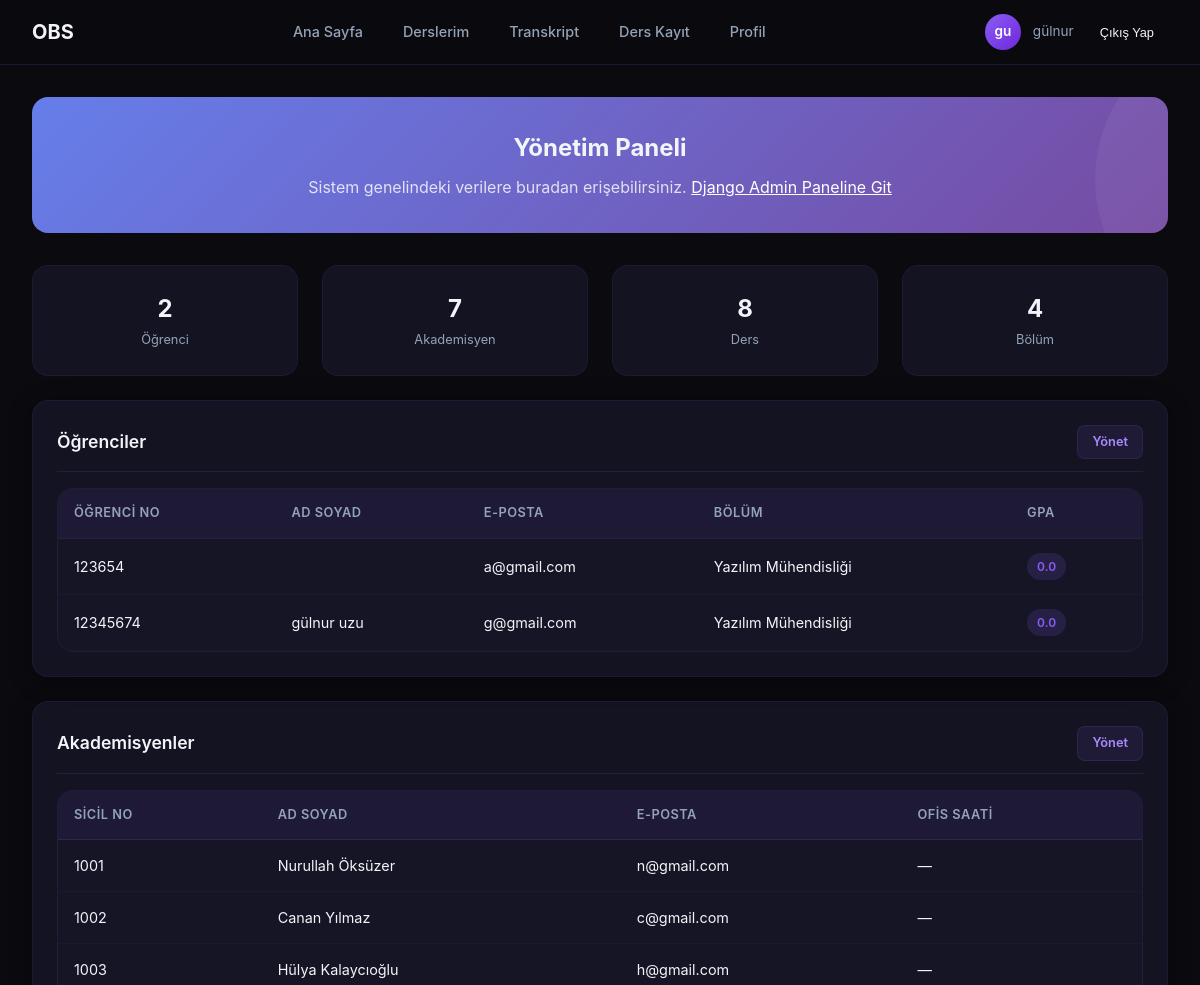
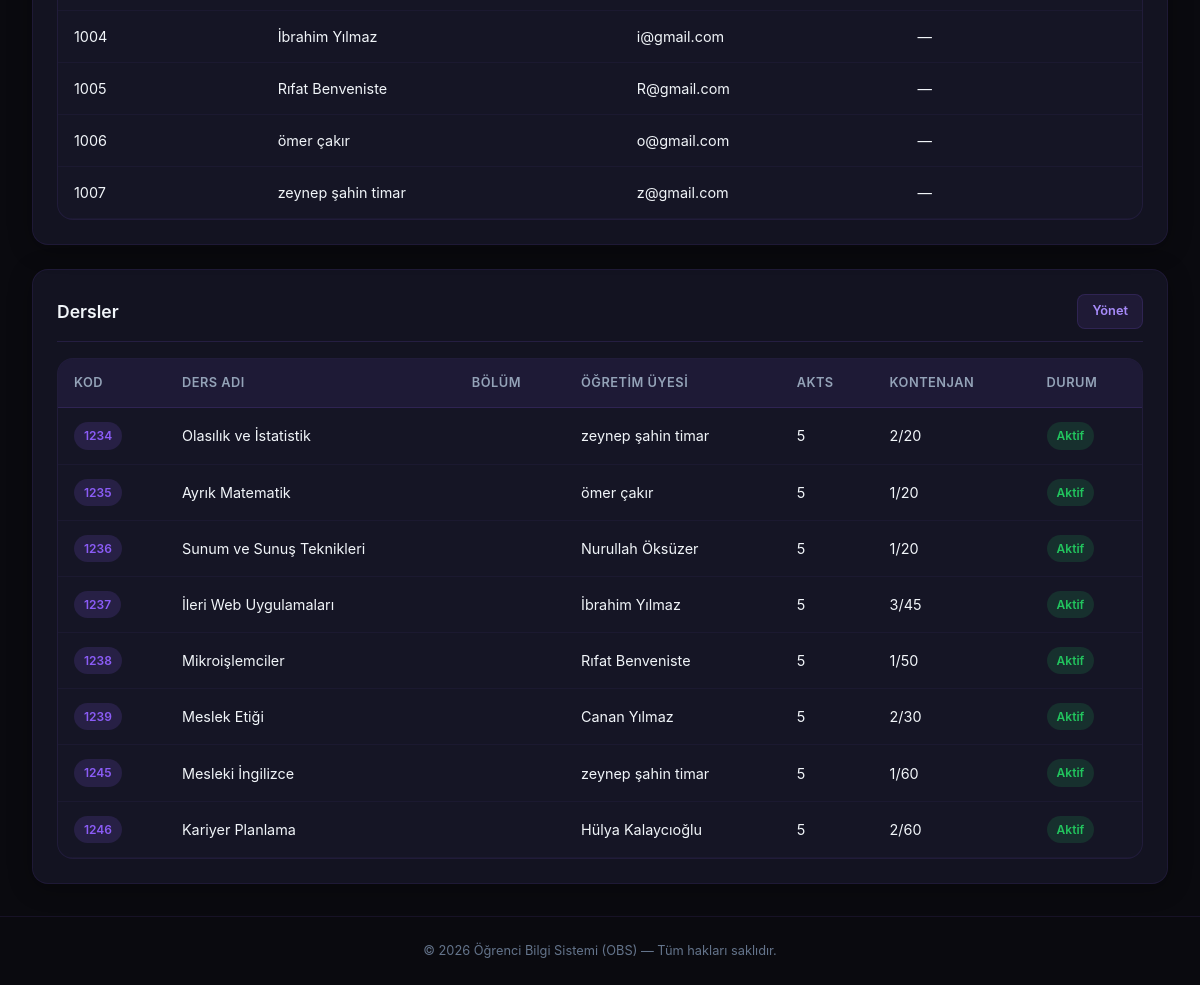
Page /yonetim/ (signed in) on the earlier database version (2 pictures, top to bottom).
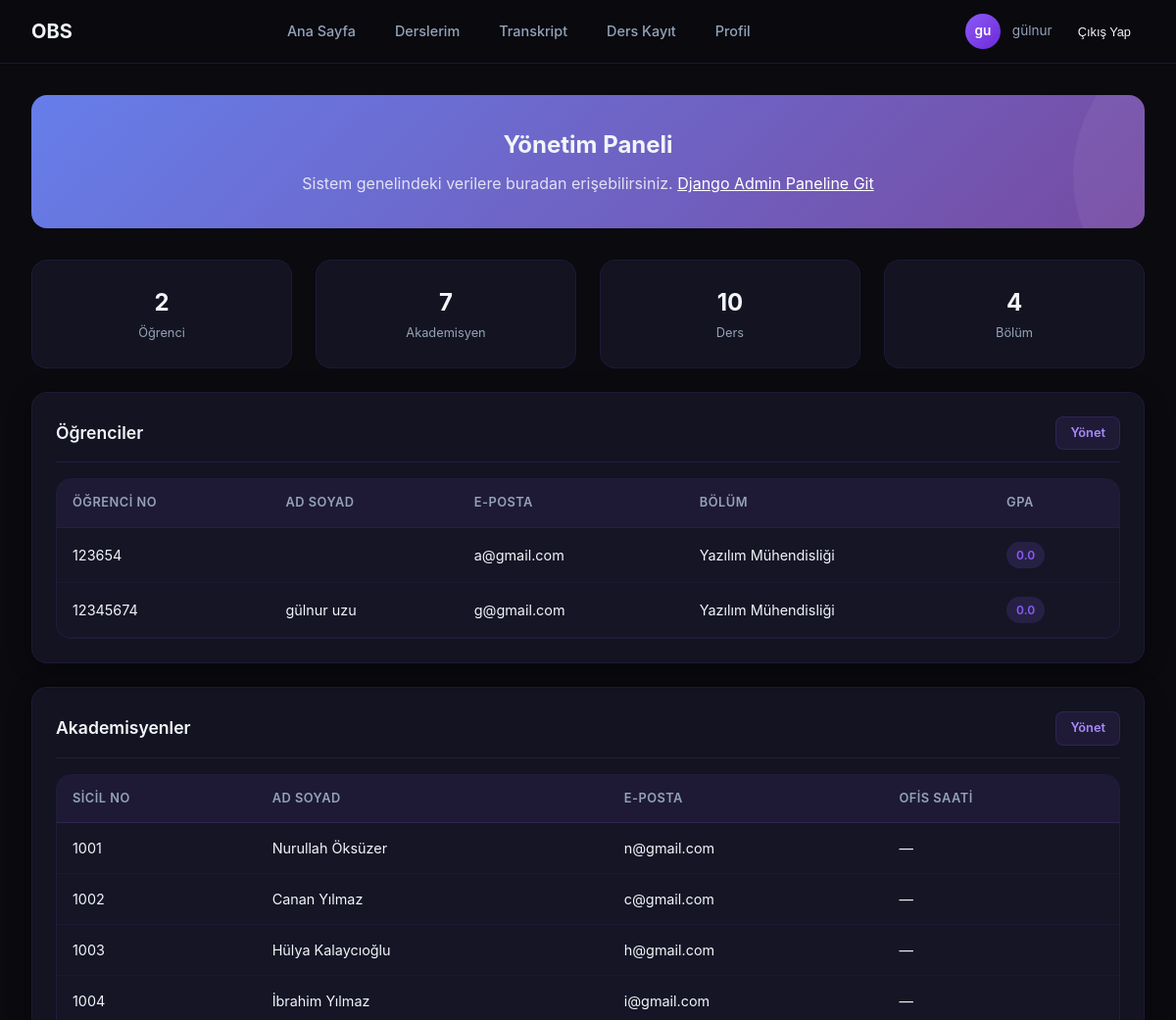
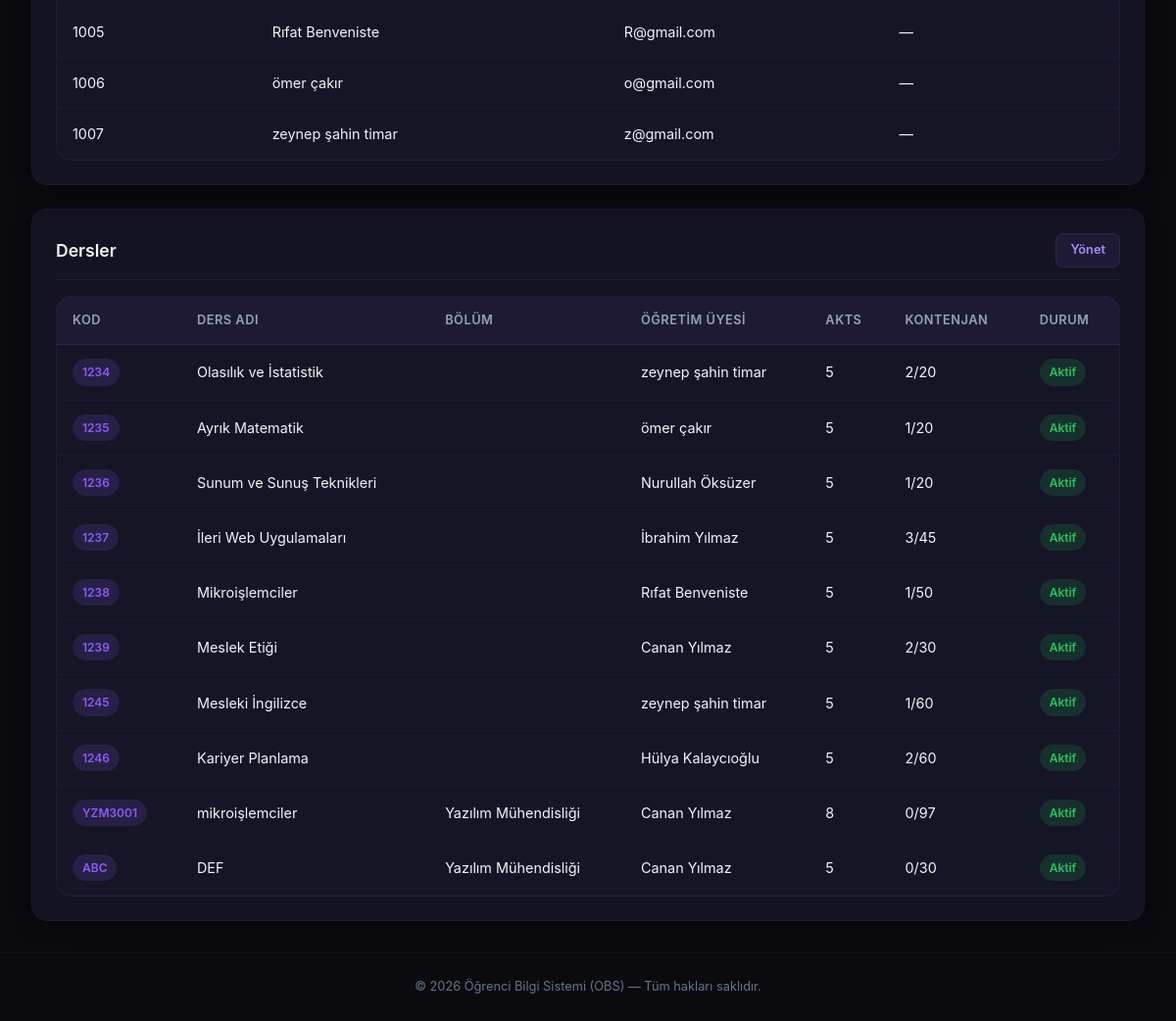
Same page on the later database version (2 pictures, top to bottom).
### core/models.py (models this page shows, shortened)
class User(AbstractUser):
    ROLE_CHOICES = (('admin', 'Admin'), ('teacher', 'Teacher'), ('student', 'Student'))
    role = models.CharField(max_length=10, choices=ROLE_CHOICES, default='admin')

class Student(models.Model):
    user = models.OneToOneField(User, on_delete=models.CASCADE, related_name='student_profile')
    student_id = models.CharField(max_length=20)
    department = models.ForeignKey(Department, on_delete=models.CASCADE)
    enrollment_date = models.DateField(auto_now_add=True, null=True, blank=True)
    current_gpa = models.FloatField(default=0.0)

class Department(models.Model):
    name = models.CharField(max_length=100)
    building = models.CharField(max_length=100, null=True, blank=True)

class Teacher(models.Model):
    user = models.OneToOneField(User, on_delete=models.CASCADE)
    staff_no = models.CharField(max_length=20)
    office_hour = models.CharField(max_length=100, null=True, blank=True)
    assigned_departments = models.ManyToManyField(Department, blank=True)

class Course(models.Model):
    code = models.CharField(max_length=10)
    title = models.CharField(max_length=100)
    capacity = models.IntegerField()
    instructor = models.ForeignKey(Teacher, on_delete=models.CASCADE)
    ects_credit = models.IntegerField(default=5)
    is_active = models.BooleanField(default=True)
    department = models.ForeignKey(Department, on_delete=models.SET_NULL, null=True, blank=True)

### core/views.py (the view)
# urls.py: path('yonetim/', views.admin_dashboard, name='admin_dashboard'),
@login_required(login_url='login')
def admin_dashboard(request):
    if request.user.role != 'admin' and not request.user.is_superuser:
        return redirect('dashboard')
    students = Student.objects.select_related('user', 'department').all()
    teachers = Teacher.objects.select_related('user').all()
    courses = Course.objects.annotate(enrolled_count=Count('enrollment')).select_related('department', 'instructor', 'instructor__user').all()
    return render(request, 'core/accounts/admin_dashboard.html', {
        'students': students,
        'teachers': teachers,
        'courses': courses,
        'student_count': students.count(),
        'teacher_count': teachers.count(),
        'course_count': courses.count(),
        'department_count': Department.objects.count(),
    })

### core/templates/core/accounts/admin_dashboard.html (shortened to what this page needs)
{% extends 'base.html' %}
{% load static %}
{% block content %}
<div class="main-content">
    <div class="welcome-banner">
        <h2>Yönetim Paneli</h2>
        <p>Sistem genelindeki verilere buradan erişebilirsiniz. <a href="/admin/" style="color: white; text-decoration: underline;">Django Admin Paneline Git</a></p>
    </div>
    <div class="grid grid-4">
        <div class="stat-card">
                        <div>
                <div class="stat-value">{{ student_count }}</div>
                <div class="stat-label">Öğrenci</div>
            </div>
        </div>
        <div class="stat-card">
                        <div>
                <div class="stat-value">{{ teacher_count }}</div>
                <div class="stat-label">Akademisyen</div>
            </div>
        </div>
        <div class="stat-card">
                        <div>
                <div class="stat-value">{{ course_count }}</div>
                <div class="stat-label">Ders</div>
            </div>
        </div>
        <div class="stat-card">
                        <div>
                <div class="stat-value">{{ department_count }}</div>
                <div class="stat-label">Bölüm</div>
            </div>
        </div>
    </div>
    <div class="card" style="margin-top: 1.5rem;">
        <div class="card-header">
            <h3 class="card-title">Öğrenciler</h3>
            <a href="/admin/core/student/" class="btn btn-secondary btn-sm">Yönet</a>
        </div>
        <div class="table-container">
            <table>
                <thead>
                    <tr><th>Öğrenci No</th><th>Ad Soyad</th><th>E-posta</th><th>Bölüm</th><th>GPA</th></tr>
                </thead>
                <tbody>
                    {% for s in students %}
                    <tr>
                        <td>{{ s.student_id }}</td>
                        <td>{{ s.user.first_name }} {{ s.user.last_name }}</td>
                        <td>{{ s.user.email }}</td>
                        <td>{{ s.department.name|default:"—" }}</td>
                        <td><span class="badge badge-purple">{{ s.current_gpa }}</span></td>
                    </tr>
                    {% empty %}
                    <tr><td colspan="5" style="text-align:center; color:var(--text-secondary);">Öğrenci yok</td></tr>
                    {% endfor %}
                </tbody>
            </table>
        </div>
    </div>
    <div class="card" style="margin-top: 1.5rem;">
        <div class="card-header">
            <h3 class="card-title">Akademisyenler</h3>
            <a href="/admin/core/teacher/" class="btn btn-secondary btn-sm">Yönet</a>
        </div>
        <div class="table-container">
            <table>
                <thead>
                    <tr><th>Sicil No</th><th>Ad Soyad</th><th>E-posta</th><th>Ofis Saati</th></tr>
                </thead>
                <tbody>
                    {% for t in teachers %}
                    <tr>
                        <td>{{ t.staff_no }}</td>
                        <td>{{ t.user.first_name }} {{ t.user.last_name }}</td>
                        <td>{{ t.user.email }}</td>
                        <td>{{ t.office_hour|default:"—" }}</td>
                    </tr>
                    {% empty %}
                    <tr><td colspan="4" style="text-align:center; color:var(--text-secondary);">Akademisyen yok</td></tr>
                    {% endfor %}
                </tbody>
            </table>
        </div>
    </div>
    <div class="card" style="margin-top: 1.5rem;">
        <div class="card-header">
            <h3 class="card-title">Dersler</h3>
            <a href="/admin/core/course/" class="btn btn-secondary btn-sm">Yönet</a>
        </div>
        <div class="table-container">
            <table>
                <thead>
                    <tr><th>Kod</th><th>Ders Adı</th><th>Bölüm</th><th>Öğretim Üyesi</th><th>AKTS</th><th>Kontenjan</th><th>Durum</th></tr>
                </thead>
                <tbody>
                    {% for c in courses %}
                    <tr>
                        <td><span class="badge badge-purple">{{ c.code }}</span></td>
                        <td>{{ c.title }}</td>
                        <td>{{ c.department.name }}</td>
                        <td>{{ c.instructor.user.first_name|default:"—" }} {{ c.instructor.user.last_name|default:"" }}</td>
                        <td>{{ c.ects_credit }}</td>
                        <td>{{ c.enrolled_count }}/{{ c.capacity }}</td>
                        <td>
                            {% if c.is_active %}
                                <span class="badge badge-success">Aktif</span>
                            {% else %}
                                <span class="badge badge-danger">Pasif</span>
                            {% endif %}
                        </td>
                    </tr>
                    {% endfor %}
                </tbody>
            </table>
        </div>
    </div>
</div>
{% endblock %}

### core/templates/base.html (shortened to what this page needs)
{% load static %}
<!DOCTYPE html>
<html lang="tr">
<head>
    <link rel="stylesheet" href="{% static 'css/style.css' %}">
</head>
<body>
    {% if user.is_authenticated %}
    {% if user.role|lower == 'teacher' or user.username == 'ibrahim' %}
        {% url 'teacher_dashboard' as home_url %}
    {% elif user.role|lower == 'admin' %}
        {% url 'admin_dashboard' as home_url %}
    {% else %}
        {% url 'ana_sayfa' as home_url %}
    {% endif %}
   <nav class="navbar">
    <div class="navbar-inner">
        <a href="{{ home_url }}" class="navbar-brand">
            <span>OBS</span>
        </a>
        <ul class="navbar-links" id="navLinks">
            <li>
                <a href="{{ home_url }}"
                   class="{% if request.path == home_url %}active{% endif %}">
                    Ana Sayfa
                </a>
            </li>
            {% if user.role|lower == 'teacher' or user.username == 'ibrahim' %}
                <li><a href="{% url 'teacher_courses' %}" class="{% if request.resolver_match.url_name == 'teacher_courses' %}active{% endif %}">Not Girişi</a></li>
            {% elif user.role|lower == 'admin' %}
                <li><a href="{% url 'admin_dashboard' %}" class="{% if request.resolver_match.url_name == 'admin_dashboard' %}active{% endif %}">Yönetim Paneli</a></li>
            {% else %}
                <li><a href="{% url 'my_courses' %}" class="{% if request.resolver_match.url_name == 'my_courses' %}active{% endif %}">Derslerim</a></li>
                <li><a href="{% url 'transcript' %}" class="{% if request.resolver_match.url_name == 'transcript' %}active{% endif %}">Transkript</a></li>
                <li><a href="{% url 'course_list' %}" class="{% if request.resolver_match.url_name == 'course_list' %}active{% endif %}">Ders Kayıt</a></li>
            {% endif %}
            <li><a href="{% url 'profile' %}" class="{% if request.resolver_match.url_name == 'profile' %}active{% endif %}">Profil</a></li>
        </ul>
        <div class="nav-user">
            <div class="nav-avatar">{{ user.first_name|first }}{{ user.last_name|first }}</div>
            <span class="nav-user-name">{{ user.first_name }}</span>
            <form action="{% url 'logout' %}" method="post" style="display:inline;">
                <button type="submit" class="btn-logout" style="background:none; border:none; color:inherit; cursor:pointer;">
                    Çıkış Yap
                </button>
            </form>
        </div>
    </div>
</nav>
    {% endif %}
    {% block content %}{% endblock %}
    {% if user.is_authenticated %}
    <footer class="footer">
        <p>© 2026 Öğrenci Bilgi Sistemi (OBS) — Tüm hakları saklıdır.</p>
    </footer>
    {% endif %}
</body>
</html>

Differences in the rows shown:
added Course: code "YZM3001", title "mikroişlemciler", department.name "Yazılım Mühendisliği", instructor.user.first_name "Canan", instructor.user.last_name "Yılmaz", ects_credit "8", enrolled_count "0", capacity "97", is_active "Aktif"
added Course: code "ABC", title "DEF", department.name "Yazılım Mühendisliği", instructor.user.first_name "Canan", instructor.user.last_name "Yılmaz", ects_credit "5", enrolled_count "0", capacity "30", is_active "Aktif"
Other differences:
{{ course_count }}: "8" → "10"
